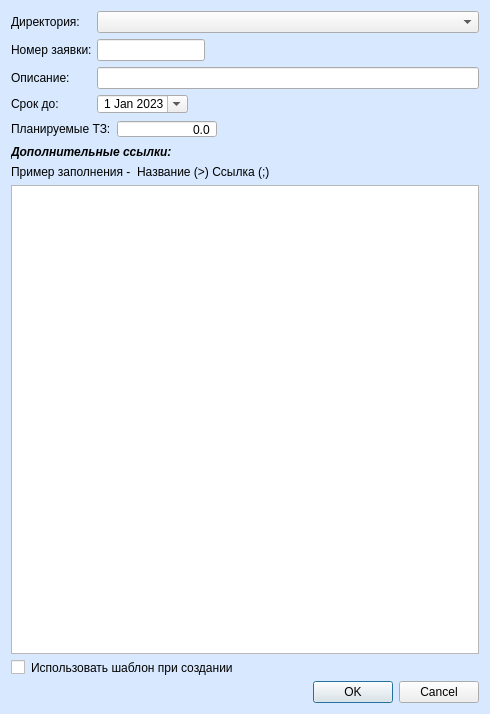
<?xml version="1.0" encoding="UTF-8"?>
<ui version="4.0">
 <class>Task</class>
 <widget class="QDialog" name="Task">
  <property name="geometry">
   <rect>
    <x>0</x>
    <y>0</y>
    <width>490</width>
    <height>714</height>
   </rect>
  </property>
  <property name="windowTitle">
   <string>Заявка</string>
  </property>
  <property name="windowIcon">
   <iconset resource="resources.qrc">
    <normaloff>:/icons/src/icons/ico/light/paw.ico</normaloff>:/icons/src/icons/ico/light/paw.ico</iconset>
  </property>
  <property name="styleSheet">
   <string notr="true">*{
	border-width: 1px;
}

#Task{
	background-color: rgb(216, 233, 255)
}

QPushButton{
}
</string>
  </property>
  <layout class="QVBoxLayout" name="verticalLayout">
   <item>
    <layout class="QHBoxLayout" name="horizontalLayout_5">
     <item>
      <widget class="QLabel" name="label_task_description_2">
       <property name="minimumSize">
        <size>
         <width>80</width>
         <height>0</height>
        </size>
       </property>
       <property name="maximumSize">
        <size>
         <width>80</width>
         <height>16777215</height>
        </size>
       </property>
       <property name="text">
        <string>Директория:</string>
       </property>
      </widget>
     </item>
     <item>
      <widget class="QComboBox" name="dir_name"/>
     </item>
    </layout>
   </item>
   <item>
    <layout class="QHBoxLayout" name="horizontalLayout">
     <item>
      <widget class="QLabel" name="label_task_number">
       <property name="minimumSize">
        <size>
         <width>80</width>
         <height>0</height>
        </size>
       </property>
       <property name="maximumSize">
        <size>
         <width>80</width>
         <height>16777215</height>
        </size>
       </property>
       <property name="text">
        <string>Номер заявки:</string>
       </property>
      </widget>
     </item>
     <item alignment="Qt::AlignLeft">
      <widget class="QLineEdit" name="task_number">
       <property name="minimumSize">
        <size>
         <width>0</width>
         <height>20</height>
        </size>
       </property>
       <property name="maximumSize">
        <size>
         <width>16777215</width>
         <height>16777215</height>
        </size>
       </property>
      </widget>
     </item>
    </layout>
   </item>
   <item>
    <layout class="QHBoxLayout" name="horizontalLayout_3">
     <item>
      <widget class="QLabel" name="label_task_description">
       <property name="minimumSize">
        <size>
         <width>80</width>
         <height>0</height>
        </size>
       </property>
       <property name="maximumSize">
        <size>
         <width>80</width>
         <height>16777215</height>
        </size>
       </property>
       <property name="text">
        <string>Описание:</string>
       </property>
      </widget>
     </item>
     <item>
      <widget class="QLineEdit" name="description">
       <property name="minimumSize">
        <size>
         <width>0</width>
         <height>20</height>
        </size>
       </property>
       <property name="inputMethodHints">
        <set>Qt::ImhNone</set>
       </property>
       <property name="clearButtonEnabled">
        <bool>false</bool>
       </property>
      </widget>
     </item>
    </layout>
   </item>
   <item>
    <layout class="QHBoxLayout" name="horizontalLayout_4">
     <property name="sizeConstraint">
      <enum>QLayout::SetDefaultConstraint</enum>
     </property>
     <item>
      <widget class="QLabel" name="label_date_end">
       <property name="sizePolicy">
        <sizepolicy hsizetype="Minimum" vsizetype="Minimum">
         <horstretch>0</horstretch>
         <verstretch>0</verstretch>
        </sizepolicy>
       </property>
       <property name="minimumSize">
        <size>
         <width>80</width>
         <height>0</height>
        </size>
       </property>
       <property name="maximumSize">
        <size>
         <width>80</width>
         <height>16777215</height>
        </size>
       </property>
       <property name="text">
        <string>Срок до:</string>
       </property>
       <property name="alignment">
        <set>Qt::AlignLeading|Qt::AlignLeft|Qt::AlignVCenter</set>
       </property>
      </widget>
     </item>
     <item alignment="Qt::AlignLeft">
      <widget class="QDateEdit" name="date_end">
       <property name="maximumSize">
        <size>
         <width>100</width>
         <height>25</height>
        </size>
       </property>
       <property name="alignment">
        <set>Qt::AlignRight|Qt::AlignTrailing|Qt::AlignVCenter</set>
       </property>
       <property name="dateTime">
        <datetime>
         <hour>0</hour>
         <minute>0</minute>
         <second>0</second>
         <year>2023</year>
         <month>1</month>
         <day>1</day>
        </datetime>
       </property>
       <property name="calendarPopup">
        <bool>true</bool>
       </property>
       <property name="timeSpec">
        <enum>Qt::LocalTime</enum>
       </property>
      </widget>
     </item>
    </layout>
   </item>
   <item>
    <layout class="QHBoxLayout" name="horizontalLayout_2">
     <item>
      <widget class="QLabel" name="label_my_plane_labor_costs">
       <property name="text">
        <string>Планируемые ТЗ:</string>
       </property>
      </widget>
     </item>
     <item>
      <widget class="QDoubleSpinBox" name="my_plane_labor_costs">
       <property name="minimumSize">
        <size>
         <width>100</width>
         <height>0</height>
        </size>
       </property>
       <property name="alignment">
        <set>Qt::AlignRight|Qt::AlignTrailing|Qt::AlignVCenter</set>
       </property>
       <property name="buttonSymbols">
        <enum>QAbstractSpinBox::NoButtons</enum>
       </property>
       <property name="keyboardTracking">
        <bool>false</bool>
       </property>
       <property name="decimals">
        <number>1</number>
       </property>
       <property name="maximum">
        <double>99999999.000000000000000</double>
       </property>
      </widget>
     </item>
     <item>
      <spacer name="horizontalSpacer">
       <property name="orientation">
        <enum>Qt::Horizontal</enum>
       </property>
       <property name="sizeHint" stdset="0">
        <size>
         <width>40</width>
         <height>20</height>
        </size>
       </property>
      </spacer>
     </item>
    </layout>
   </item>
   <item>
    <widget class="QLabel" name="label_ref">
     <property name="font">
      <font>
       <italic>true</italic>
       <bold>true</bold>
      </font>
     </property>
     <property name="text">
      <string>Дополнительные ссылки:</string>
     </property>
    </widget>
   </item>
   <item>
    <widget class="QLabel" name="label_ref_example">
     <property name="text">
      <string>Пример заполнения -  Название (&gt;) Ссылка (;)</string>
     </property>
    </widget>
   </item>
   <item>
    <widget class="QPlainTextEdit" name="text_links"/>
   </item>
   <item>
    <widget class="QCheckBox" name="by_template">
     <property name="text">
      <string>Использовать шаблон при создании</string>
     </property>
    </widget>
   </item>
   <item>
    <widget class="QDialogButtonBox" name="answer">
     <property name="orientation">
      <enum>Qt::Horizontal</enum>
     </property>
     <property name="standardButtons">
      <set>QDialogButtonBox::Cancel|QDialogButtonBox::Ok</set>
     </property>
    </widget>
   </item>
  </layout>
 </widget>
 <resources>
  <include location="resources.qrc"/>
 </resources>
 <connections>
  <connection>
   <sender>answer</sender>
   <signal>accepted()</signal>
   <receiver>Task</receiver>
   <slot>accept()</slot>
   <hints>
    <hint type="sourcelabel">
     <x>248</x>
     <y>254</y>
    </hint>
    <hint type="destinationlabel">
     <x>157</x>
     <y>274</y>
    </hint>
   </hints>
  </connection>
  <connection>
   <sender>answer</sender>
   <signal>rejected()</signal>
   <receiver>Task</receiver>
   <slot>reject()</slot>
   <hints>
    <hint type="sourcelabel">
     <x>316</x>
     <y>260</y>
    </hint>
    <hint type="destinationlabel">
     <x>286</x>
     <y>274</y>
    </hint>
   </hints>
  </connection>
 </connections>
</ui>
